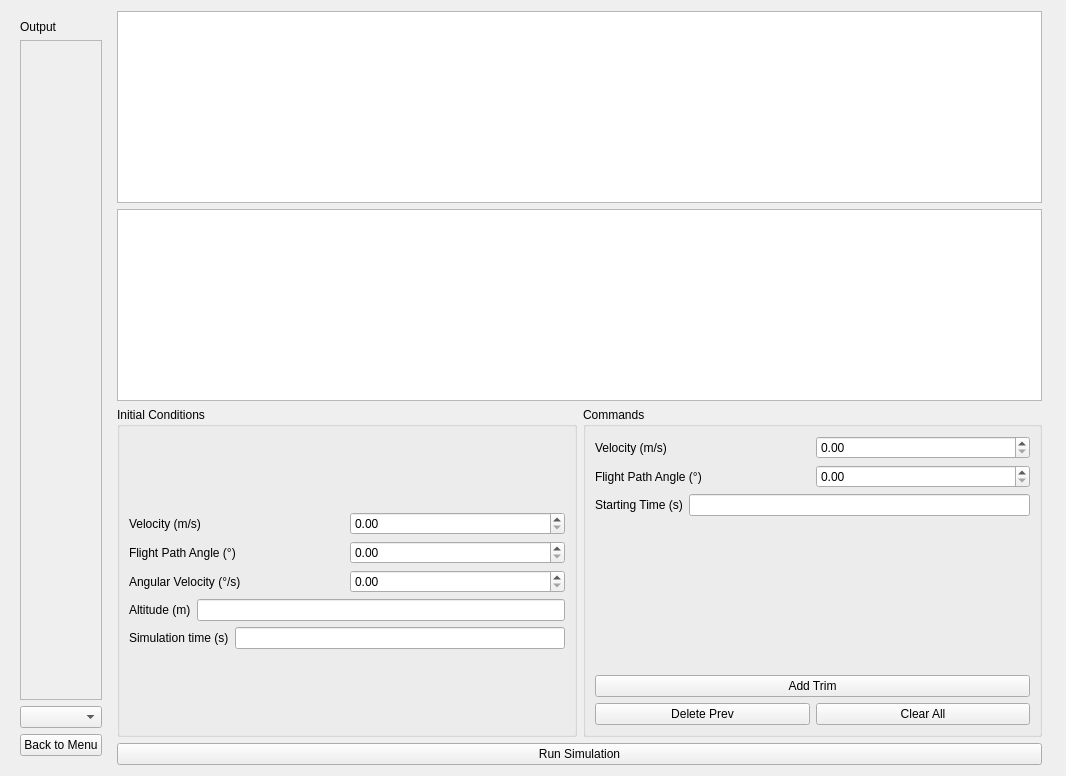
<?xml version="1.0" encoding="UTF-8"?>
<ui version="4.0">
 <class>Form</class>
 <widget class="QWidget" name="Form">
  <property name="geometry">
   <rect>
    <x>0</x>
    <y>0</y>
    <width>1066</width>
    <height>776</height>
   </rect>
  </property>
  <property name="windowTitle">
   <string>Form</string>
  </property>
  <layout class="QHBoxLayout" name="horizontalLayout_11">
   <item>
    <widget class="QWidget" name="widget" native="true">
     <layout class="QVBoxLayout" name="verticalLayout_5">
      <item>
       <widget class="QLabel" name="label_9">
        <property name="text">
         <string>Output</string>
        </property>
       </widget>
      </item>
      <item>
       <widget class="QFrame" name="GraphOutput">
        <property name="sizePolicy">
         <sizepolicy hsizetype="Preferred" vsizetype="Preferred">
          <horstretch>1</horstretch>
          <verstretch>1</verstretch>
         </sizepolicy>
        </property>
        <property name="frameShape">
         <enum>QFrame::StyledPanel</enum>
        </property>
        <property name="frameShadow">
         <enum>QFrame::Raised</enum>
        </property>
       </widget>
      </item>
      <item>
       <widget class="QComboBox" name="graph_selector"/>
      </item>
      <item>
       <widget class="QPushButton" name="pushButton">
        <property name="text">
         <string>Back to Menu</string>
        </property>
       </widget>
      </item>
     </layout>
    </widget>
   </item>
   <item>
    <layout class="QVBoxLayout" name="verticalLayout_4">
     <item>
      <layout class="QVBoxLayout" name="verticalLayout_3">
       <item>
        <widget class="QTableView" name="trim_input_table"/>
       </item>
       <item>
        <widget class="QTableView" name="trim_output_table"/>
       </item>
      </layout>
     </item>
     <item>
      <layout class="QHBoxLayout" name="horizontalLayout_10">
       <item>
        <widget class="QGroupBox" name="groupBox_3">
         <property name="title">
          <string>Initial Conditions</string>
         </property>
         <layout class="QGridLayout" name="gridLayout_3">
          <item row="0" column="0">
           <layout class="QVBoxLayout" name="verticalLayout_2">
            <item>
             <layout class="QHBoxLayout" name="horizontalLayout_4">
              <item>
               <widget class="QLabel" name="label_4">
                <property name="text">
                 <string>Velocity (m/s)</string>
                </property>
               </widget>
              </item>
              <item>
               <widget class="QDoubleSpinBox" name="init_vel"/>
              </item>
             </layout>
            </item>
            <item>
             <layout class="QHBoxLayout" name="horizontalLayout_5">
              <item>
               <widget class="QLabel" name="label_5">
                <property name="text">
                 <string>Flight Path Angle (°)</string>
                </property>
               </widget>
              </item>
              <item>
               <widget class="QDoubleSpinBox" name="init_gamma"/>
              </item>
             </layout>
            </item>
            <item>
             <layout class="QHBoxLayout" name="horizontalLayout_6">
              <item>
               <widget class="QLabel" name="label_6">
                <property name="text">
                 <string>Angular Velocity (°/s)</string>
                </property>
               </widget>
              </item>
              <item>
               <widget class="QDoubleSpinBox" name="init_angvel"/>
              </item>
             </layout>
            </item>
            <item>
             <layout class="QHBoxLayout" name="horizontalLayout_7">
              <item>
               <widget class="QLabel" name="label_7">
                <property name="text">
                 <string>Altitude (m)</string>
                </property>
               </widget>
              </item>
              <item>
               <widget class="QLineEdit" name="init_altitude"/>
              </item>
             </layout>
            </item>
            <item>
             <layout class="QHBoxLayout" name="horizontalLayout_8">
              <item>
               <widget class="QLabel" name="label_8">
                <property name="text">
                 <string>Simulation time (s)</string>
                </property>
               </widget>
              </item>
              <item>
               <widget class="QLineEdit" name="init_ttime"/>
              </item>
             </layout>
            </item>
           </layout>
          </item>
         </layout>
        </widget>
       </item>
       <item>
        <widget class="QGroupBox" name="groupBox">
         <property name="title">
          <string>Commands</string>
         </property>
         <layout class="QGridLayout" name="gridLayout_2">
          <item row="0" column="0">
           <layout class="QVBoxLayout" name="verticalLayout">
            <item>
             <layout class="QHBoxLayout" name="horizontalLayout">
              <item>
               <widget class="QLabel" name="label">
                <property name="text">
                 <string>Velocity (m/s)</string>
                </property>
               </widget>
              </item>
              <item>
               <widget class="QDoubleSpinBox" name="trim_vel"/>
              </item>
             </layout>
            </item>
            <item>
             <layout class="QHBoxLayout" name="horizontalLayout_2">
              <item>
               <widget class="QLabel" name="label_2">
                <property name="text">
                 <string>Flight Path Angle (°)</string>
                </property>
               </widget>
              </item>
              <item>
               <widget class="QDoubleSpinBox" name="trim_gamma"/>
              </item>
             </layout>
            </item>
            <item>
             <layout class="QHBoxLayout" name="horizontalLayout_3">
              <item>
               <widget class="QLabel" name="label_3">
                <property name="text">
                 <string>Starting Time (s)</string>
                </property>
               </widget>
              </item>
              <item>
               <widget class="QLineEdit" name="trim_tstart"/>
              </item>
             </layout>
            </item>
            <item>
             <spacer name="verticalSpacer">
              <property name="orientation">
               <enum>Qt::Vertical</enum>
              </property>
              <property name="sizeHint" stdset="0">
               <size>
                <width>20</width>
                <height>40</height>
               </size>
              </property>
             </spacer>
            </item>
            <item>
             <widget class="QPushButton" name="add_trim">
              <property name="text">
               <string>Add Trim</string>
              </property>
             </widget>
            </item>
            <item>
             <layout class="QHBoxLayout" name="horizontalLayout_9">
              <item>
               <widget class="QPushButton" name="del_prev_trim">
                <property name="text">
                 <string>Delete Prev</string>
                </property>
               </widget>
              </item>
              <item>
               <widget class="QPushButton" name="clear_trims">
                <property name="text">
                 <string>Clear All</string>
                </property>
               </widget>
              </item>
             </layout>
            </item>
           </layout>
          </item>
         </layout>
        </widget>
       </item>
      </layout>
     </item>
     <item>
      <widget class="QPushButton" name="run_simulation">
       <property name="text">
        <string>Run Simulation</string>
       </property>
      </widget>
     </item>
    </layout>
   </item>
   <item>
    <widget class="QLabel" name="Movielabel">
     <property name="pixmap">
      <pixmap resource="resourcefile.qrc">:/gif/P51.gif</pixmap>
     </property>
     <property name="scaledContents">
      <bool>false</bool>
     </property>
    </widget>
   </item>
   <item>
    <layout class="QVBoxLayout" name="verticalLayout_7"/>
   </item>
  </layout>
 </widget>
 <resources>
  <include location="resourcefile.qrc"/>
 </resources>
 <connections/>
</ui>
